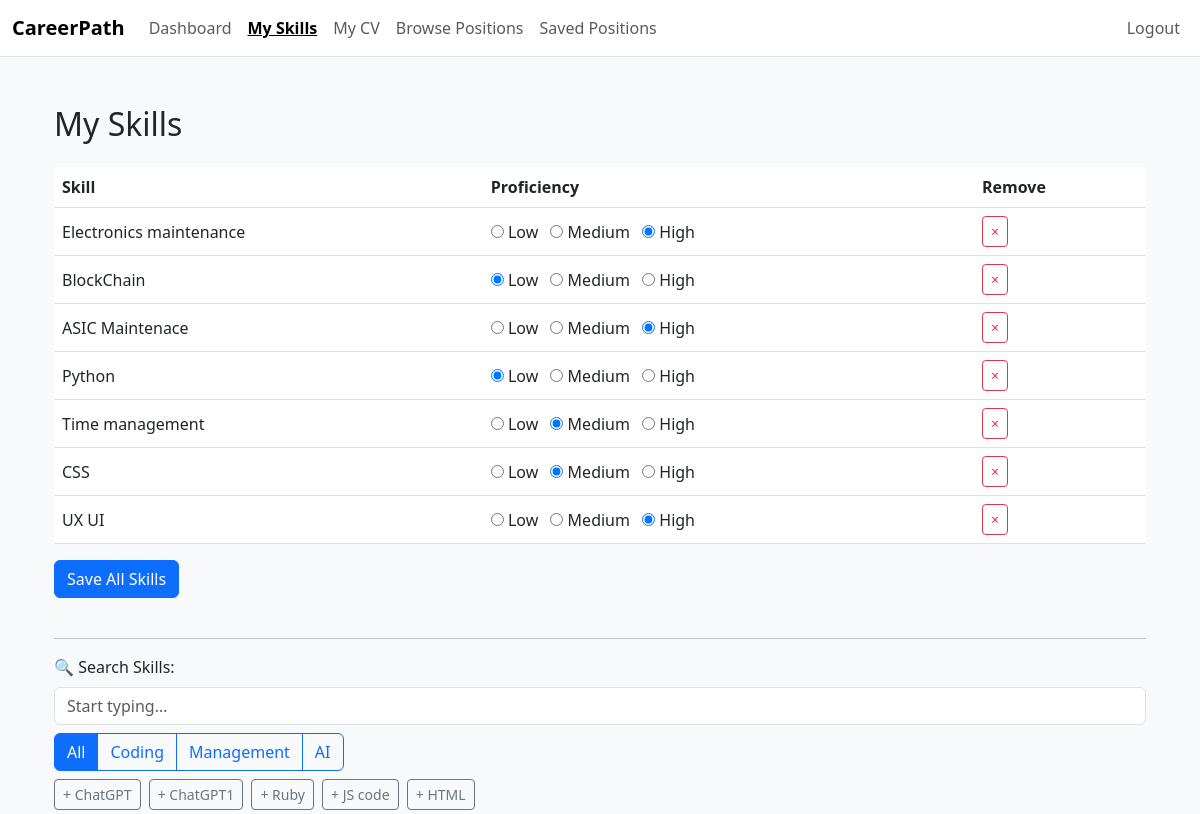
Screenshot of /accounts/skills/ (signed in) with the database file from the repository.
### accounts/models.py (models this page shows, shortened)
class StudentSkill(models.Model):
    PROFICIENCY_CHOICES = [
        ("low",    "Low"),
        ("medium", "Medium"),
        ("high",   "High"),
    ]
    profile     = models.ForeignKey(
                      StudentProfile,
                      on_delete=models.CASCADE,
                      related_name="student_skills",
                  )
    skill       = models.ForeignKey(
                      'positions.Skill',
                      on_delete=models.CASCADE,
                  )
    proficiency = models.CharField(
                      max_length=10,
                      choices=PROFICIENCY_CHOICES,
                  )
    class Meta:
        unique_together = ("profile", "skill")

### positions/models.py (models this page shows, shortened)
class Skill(models.Model):
    CATEGORY_CHOICES = [
        ('coding', 'Coding'),
        ('management', 'Management'),
        ('ai', 'AI'),
    ]
    name = models.CharField(max_length=100, unique=True)
    category = models.CharField(
        max_length=20,
        choices=CATEGORY_CHOICES,
        default='coding',
    )

### accounts/views.py (the view)
# urls.py: path('skills/',           views.my_skills_view,       name='student_skills'),
@login_required(login_url='accounts:student_login')
def my_skills_view(request):
    profile, _  = StudentProfile.objects.get_or_create(user=request.user)
    used_ids    = profile.student_skills.values_list('skill_id', flat=True)
    available   = Skill.objects.exclude(pk__in=used_ids)
    current     = profile.student_skills.select_related('skill').all()
    return render(request, 'accounts/student_skills.html', {
        'current_skills':   current,
        'available_skills': available,
    })

### accounts/templates/accounts/student_skills.html (shortened to what this page needs)
{% extends "accounts/base_student.html" %}
{% load static %}
{% block content %}
<div class="container mt-5">
  <h2>My Skills</h2>
  <table class="table align-middle mt-4">
    <thead>
      <tr><th>Skill</th><th>Proficiency</th><th>Remove</th></tr>
    </thead>
    <tbody id="current-skills-body">
      {% for obj in current_skills %}
      <tr data-pk="{{ obj.pk }}">
        <td>{{ obj.skill.name }}</td>
        <td>
          {% for code, label in obj.PROFICIENCY_CHOICES %}
          <label class="me-2">
            <input type="radio"
                   name="prof_{{ obj.pk }}"
                   value="{{ code }}"
                   {% if obj.proficiency == code %}checked{% endif %}>
            {{ label }}
          </label>
          {% endfor %}
        </td>
        <td>
          <button class="btn btn-sm btn-outline-danger remove-btn"
                  data-category="{{ obj.skill.category }}">×</button>
        </td>
      </tr>
      {% empty %}
      <tr><td colspan="3"><em>No skills yet.</em></td></tr>
      {% endfor %}
    </tbody>
  </table>
  <button id="save-all-skills" class="btn btn-primary mb-4">
    Save All Skills
  </button>
  <hr>
  <label for="skillSearch" class="form-label">🔍 Search Skills:</label>
  <input type="text" id="skillSearch" class="form-control mb-2" placeholder="Start typing…">
  <div class="btn-group mb-2" role="group" id="categoryFilter">
    <button type="button" class="btn btn-outline-primary active" data-category="all">All</button>
    <button type="button" class="btn btn-outline-primary" data-category="coding">Coding</button>
    <button type="button" class="btn btn-outline-primary" data-category="management">Management</button>
    <button type="button" class="btn btn-outline-primary" data-category="ai">AI</button>
  </div>
  <div id="skillChips">
    {% for sk in available_skills %}
    <button type="button"
            class="btn btn-sm btn-outline-secondary me-1 mb-1 skill-chip"
            data-skill-id="{{ sk.pk }}"
            data-skill-name="{{ sk.name }}"
            data-category="{{ sk.category }}">
      + {{ sk.name }}
    </button>
    {% endfor %}
  </div>
</div>
{% endblock %}

### accounts/templates/accounts/base_student.html (shortened to what this page needs)
<!DOCTYPE html>
<html lang="en">
<head>
  <link href="https://cdn.jsdelivr.net/npm/bootstrap@5.3.0/dist/css/bootstrap.min.css"
        rel="stylesheet"/>
</head>
<body class="bg-light">
  <nav class="navbar navbar-expand-lg navbar-light bg-white border-bottom mb-4">
    <div class="container-fluid">
      <a class="navbar-brand fw-bold" href="{% url 'accounts:student_dashboard' %}">
        CareerPath
      </a>
      <div class="collapse navbar-collapse" id="studentNav">
        <ul class="navbar-nav me-auto mb-2 mb-lg-0">
          <li class="nav-item">
            <a class="nav-link {% if request.resolver_match.url_name == 'student_dashboard' %}active{% endif %}"
               href="{% url 'accounts:student_dashboard' %}">Dashboard</a>
          </li>
          <li class="nav-item">
            <a class="nav-link {% if request.resolver_match.url_name == 'student_skills' %}active{% endif %}"
               href="{% url 'accounts:student_skills' %}">My Skills</a>
          </li>
          <li class="nav-item">
            <a class="nav-link {% if request.resolver_match.url_name == 'student_cv' %}active{% endif %}"
               href="{% url 'accounts:student_cv' %}">My CV</a>
          </li>
          <li class="nav-item">
            <a class="nav-link {% if request.resolver_match.url_name == 'student_positions' %}active{% endif %}"
               href="{% url 'accounts:student_positions' %}">Browse Positions</a>
          </li>
          <li class="nav-item">
            <a class="nav-link {% if request.resolver_match.url_name == 'student_saved_positions' %}active{% endif %}"
               href="{% url 'accounts:student_saved_positions' %}">Saved Positions</a>
          </li>
        </ul>
        <ul class="navbar-nav ms-auto">
          <li class="nav-item">
            <a class="nav-link" href="{% url 'accounts:student_logout' %}">Logout</a>
          </li>
        </ul>
      </div>
    </div>
  </nav>
  <div class="container">
    {% block content %}{% endblock %}
  </div>
</body>
</html>

### accounts/templates/accounts/base_student.html (style rules this page uses)
.nav-link.active { font-weight: bold; text-decoration: underline; }

### rows the page displays
StudentSkill: skill.name "Electronics maintenance", proficiency "☐ Low" "☐ Medium" "☑ High", PROFICIENCY_CHOICES "Low" "Medium" "High"
StudentSkill: skill.name "BlockChain", proficiency "☑ Low" "☐ Medium" "☐ High", PROFICIENCY_CHOICES "Low" "Medium" "High"
StudentSkill: skill.name "ASIC Maintenace", proficiency "☐ Low" "☐ Medium" "☑ High", PROFICIENCY_CHOICES "Low" "Medium" "High"
StudentSkill: skill.name "Python", proficiency "☑ Low" "☐ Medium" "☐ High", PROFICIENCY_CHOICES "Low" "Medium" "High"
StudentSkill: skill.name "Time management", proficiency "☐ Low" "☑ Medium" "☐ High", PROFICIENCY_CHOICES "Low" "Medium" "High"
StudentSkill: skill.name "CSS", proficiency "☐ Low" "☑ Medium" "☐ High", PROFICIENCY_CHOICES "Low" "Medium" "High"
StudentSkill: skill.name "UX UI", proficiency "☐ Low" "☐ Medium" "☑ High", PROFICIENCY_CHOICES "Low" "Medium" "High"
Skill: name "ChatGPT"
Skill: name "ChatGPT1"
Skill: name "Ruby"
Skill: name "JS code"
Skill: name "HTML"
